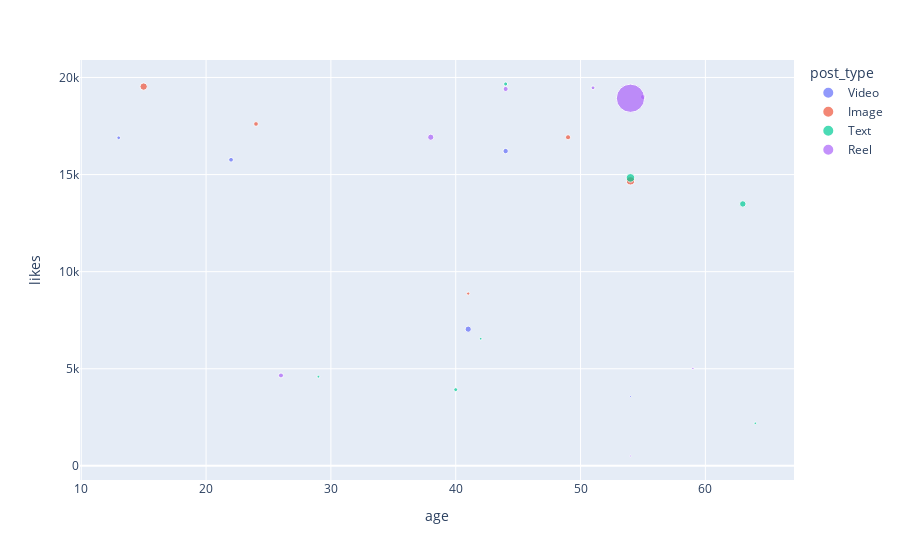

The code cell stored with this chart in its notebook:
### Code cell
fig = px.scatter(tail, x="age", y="likes", color="post_type",size="engagement_rate")
fig.show()

### Figure 1 — Plotly figure (JSON) as saved in the notebook; plotly's stock layout.template omitted (floating-point values rounded to 4 significant figures)
{"data": [{"hovertemplate": "post_type=Video<br>age=%{x}<br>likes=%{y}<br>engagement_rate=%{marker.size}<extra></extra>", "legendgroup": "Video", "marker": {"color": "#636efa", "size": [0.6301, 0.3609, 0.05467, 0.4668, 0.2235], "sizemode": "area", "sizeref": 0.03253, "symbol": "circle"}, "mode": "markers", "name": "Video", "orientation": "v", "showlegend": true, "type": "scatter", "x": [41, 22, 54, 44, 13], "xaxis": "x", "y": [7039, 15762, 3574, 16210, 16894], "yaxis": "y"}, {"hovertemplate": "post_type=Image<br>age=%{x}<br>likes=%{y}<br>engagement_rate=%{marker.size}<extra></extra>", "legendgroup": "Image", "marker": {"color": "#EF553B", "size": [0.426, 0.1678, 0.8788, 0.3617, 1.106], "sizemode": "area", "sizeref": 0.03253, "symbol": "circle"}, "mode": "markers", "name": "Image", "orientation": "v", "showlegend": true, "type": "scatter", "x": [49, 41, 15, 24, 54], "xaxis": "x", "y": [16921, 8872, 19531, 17606, 14677], "yaxis": "y"}, {"hovertemplate": "post_type=Text<br>age=%{x}<br>likes=%{y}<br>engagement_rate=%{marker.size}<extra></extra>", "legendgroup": "Text", "marker": {"color": "#00cc96", "size": [0.1243, 0.2521, 0.1015, 0.1168, 0.2675, 0.6797, 1.204], "sizemode": "area", "sizeref": 0.03253, "symbol": "circle"}, "mode": "markers", "name": "Text", "orientation": "v", "showlegend": true, "type": "scatter", "x": [29, 40, 64, 42, 44, 63, 54], "xaxis": "x", "y": [4591, 3924, 2193, 6546, 19664, 13487, 14830], "yaxis": "y"}, {"hovertemplate": "post_type=Reel<br>age=%{x}<br>likes=%{y}<br>engagement_rate=%{marker.size}<extra></extra>", "legendgroup": "Reel", "marker": {"color": "#ab63fa", "size": [0.2464, 0.05348, 0.4045, 13.01, 0.399, 0.08737, 0.4208, 0.6212], "sizemode": "area", "sizeref": 0.03253, "symbol": "circle"}, "mode": "markers", "name": "Reel", "orientation": "v", "showlegend": true, "type": "scatter", "x": [51, 54, 55, 54, 26, 59, 44, 38], "xaxis": "x", "y": [19467, 507, 18996, 18930, 4655, 5019, 19407, 16924], "yaxis": "y"}], "layout": {"legend": {"itemsizing": "constant", "title": {"text": "post_type"}, "tracegroupgap": 0}, "margin": {"t": 60}, "xaxis": {"anchor": "y", "domain": [0, 1], "title": {"text": "age"}}, "yaxis": {"anchor": "x", "domain": [0, 1], "title": {"text": "likes"}}}}
